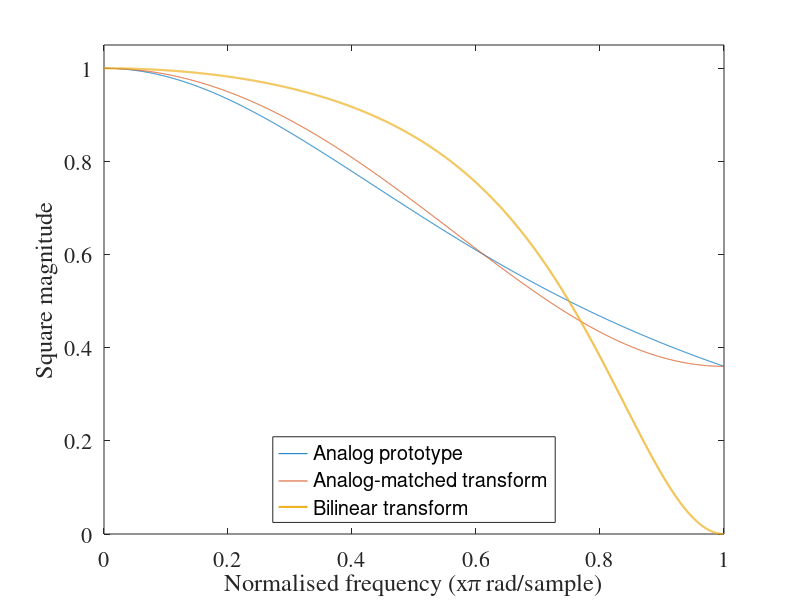

The MATLAB source for this figure:
% fig13_matched_analog.m
% First order lowpass filter: comparison of 
% analog prototype, analog-matched transform and bilinear transform
%
% This function produces a figure used in V. Valimaki and J. D. Reiss, 
% "All About Audio Equalization: Solutions and Frontiers", 
% Applied Sciences, 2016.
%
% Written by Josh D. Reiss, Feb. 2016
% Modified by Vesa Valimaki, 1 March 2016

wc=0.75*pi;
figure(1);clf
hold on;
Gc=sqrt(1/2);
alpha=tan(wc/2)/sqrt(1/(Gc*Gc)-1);
b=[alpha alpha];
a=[1+alpha alpha-1];
[h1 w] = freqz(b, a,2048);

g1 = 2/sqrt(4+(2*pi/wc)^2);
gm = max(sqrt(0.5),sqrt(g1));
Ws = tan(wc*sqrt(1-gm^2)/(2*gm)) *sqrt((gm^2-g1^2)*(1-gm^2)) /(1-gm^2);
b0 = Ws+g1;
b1 = Ws-g1;
a0 = Ws+1;
a1 = Ws-1;
b = [b0/a0 b1/a0];
a = [1 a1/a0];
[h2 w] = freqz(b, a,2048);

num = 1; den = [1/wc 1]; 
h3 = freqs(num,den,w);

figure(1);clf
plot(w/pi,abs(h3).*abs(h3),w/pi,abs(h2).*abs(h2),w/pi,abs(h1).*abs(h1),...
    'linewidth',1.5);
xlabel('Normalised frequency (x\pi rad/sample)');
ylabel('Square magnitude');
set(gca,'fontname','Times','fontsize',16)
axis([0 1 0 1.05])
%plot(x,y1,'-ro',x,y2,'-.b')
legend('Analog prototype','Analog-matched transform','Bilinear transform',...
    'Location','south');
%print('matchedanalogplot','-dpdf')

